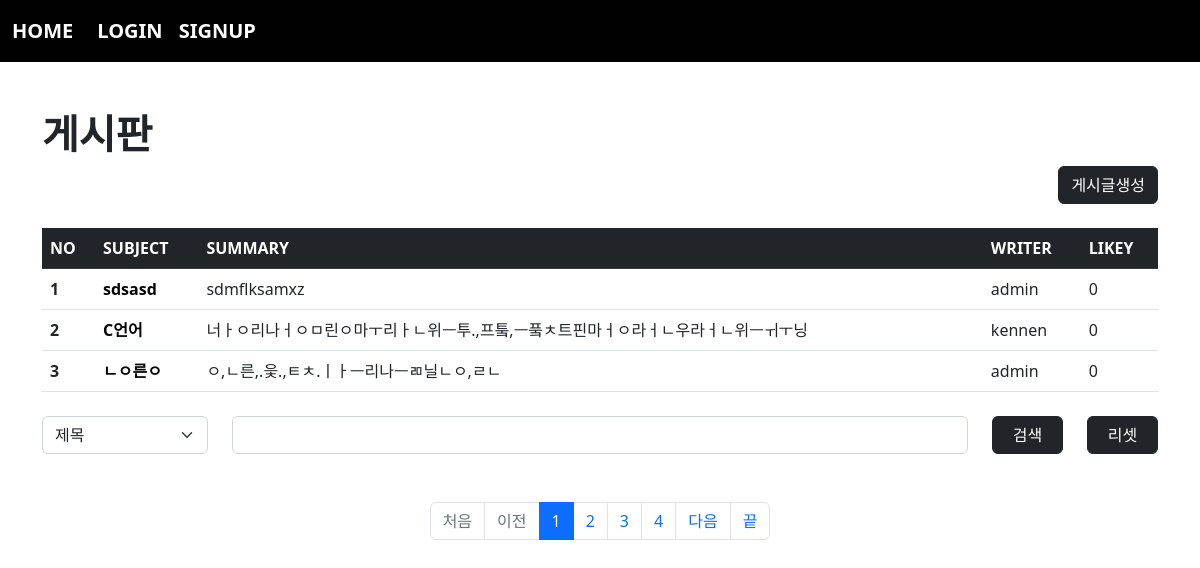
The app's page /board/index/ with its own data.
### board/models.py (models this page shows, shortened)
class Board(models.Model):
    subject = models.CharField(max_length=100)
    writer = models.ForeignKey(User, on_delete=models.CASCADE, related_name="writer")
    content = models.TextField()
    pubdate = models.DateTimeField()
    likey = models.ManyToManyField(User, blank=True, related_name="likey")

### acc/models.py (models this page shows, shortened)
class User(AbstractUser):
    pic = models.ImageField(upload_to="user/%y/%m")
    comment = models.TextField()
    point = models.IntegerField(default=0)

### board/views.py (the view)
# urls.py: path('index/', views.index, name="index"),
def index(request):
    cate = request.GET.get("cate", "")
    kw = request.GET.get("kw", "")
    pg = request.GET.get("page", 1)
    if kw:
        if cate == "sub":
            b = Board.objects.filter(subject__startswith=kw) # subject 가 kw 인 레코드들을 가져옴
        elif cate == "con":
            b = Board.objects.filter(content__contains=kw)
        elif cate == "wri":
            try: # 레코드에 존재하지 않는 키워드로 검색을 했을 시 오류 페이지가 뜨게 된다. 그 것을 방지하기 위해 try: except:해줘야한다.
                from acc.models import User  # 아까 7일차(CRUD)에선 CharField로 들어가 있었지만 지금은
                u = User.objects.get(username=kw) # ForeignKey로 들어가 있다. ForeignKey를 배우기 전
                b = Board.objects.filter(writer=u)# 이기도 했고 계정이 없는 게시판이었기 때문에 7일차(CRUD)에서는 CharField로 줬지만 지금은 ForeignKey이기 때문에 레코드 자체로 조사를 해야한다 문자열자체와 레코드들을 비교한다? 안된다. 그래서 User탐색을 먼저 진행해야 한다.(from~import~) 레코드 자체를 뽑아와야하니 u = User.objects.get(username=kw)와 b = Board.objects.filter(writer=u)로 검색한 키워드와 Board의 레코드를 연결시켜주어야 한다.
            except:
                b = Board.objects.none() # 아무것도 안들어가 있다를 표시해주는 것이다. 탐색했는데 없을 시 오류가 뜨기 때문에 넣어준 것이다. 이게 없다면 pag = Paginator(b, 3)에서 b에 탐색한게 없을 시 인자가 들어가질 않아 오류가 뜨게 되는 것이다.
    else:
        b = Board.objects.all()
    b = b.order_by('-pubdate') # 게시물 생성했을 때 새로 생성한 게시글이 내림차순으로 보이게해주는 것.
    pag = Paginator(b, 3)
    obj = pag.get_page(pg)
    context = {
        "bset" : obj,
        "cate" : cate,
        "kw" : kw
    }
    return render(request, "board/index.html", context)

### templates/board/index.html (shortened to what this page needs)
{% extends 'base.html' %}
{% block con %}
    {% load mathfilters %}
    <h1><b>게시판</b></h1>
    <div class="text-end">
        <a href="{% url 'board:create' %}" class="btn btn-dark">게시글생성</a>
    </div>
    <table class="table table-hover mt-4">
        <thead>
            <tr class="table-dark">
                <th scope="col">NO</th>
                <th scope="col">SUBJECT</th>
                <th scope="col">SUMMARY</th>
                <th scope="col">WRITER</th>
                <th scope="col">LIKEY</th>
            </tr>
        </thead>
        <tbody>
            {% for i in bset %}
                <tr>
                    <th scope="row">{{ bset.start_index|add:forloop.counter0 }}</th>
                    <td><a class="sub" href="{% url 'board:detail' i.id %}">{{ i.subject }}</a></td>
                    <td>{{ i.content|truncatewords:10 }}</td>
                    <td>{{ i.writer }}</td>
                    <td>0</td>
                </tr>
            {% endfor %}
        </tbody>
    </table>
    <form>
        <div class="row mt-4">
            <div class="col-sm-2">
                <select name="cate" class="form-select">
                    <option value="sub" {% if cate == "sub" %} selected {% endif %}>제목</option>
                </select>
            </div>
            <div class="col-sm-8">
                <input type="text" name="kw" value="{{kw}}" class="form-control">
            </div>
            <div class="col-sm-1">
                <button class="btn btn-dark" style="width: 100%;">검색</button>
            </div>
            <div class="col-sm-1">
                <a href="{% url 'board:index' %}" class="btn btn-dark" style="width: 100%;">리셋</a>
            </div>
        </div>
    </form>
    <nav aria-label="Page navigation example" class="mt-5">
        <ul class="pagination justify-content-center">
            {% if bset.has_previous %}
                <li class="page-item"><a class="page-link" href="{% url 'board:index' %}?page=1&cate={{cate}}&kw={{kw}}">처음</a></li>
                <li class="page-item"><a class="page-link" href="{% url 'board:index' %}?page={{ bset.previous_page_number }}&cate={{cate}}&kw={{kw}}">이전</a></li>
            {% else %}
                <li class="page-item"><a class="page-link disabled">처음</a></li>
                <li class="page-item"><a class="page-link disabled">이전</a></li>
            {% endif %}
            {% for i in bset.paginator.page_range %}
                {% if i >= bset.number|sub:4 and bset.number|add:5 >= i %}
                    <li class="page-item {% if bset.number == i %}active{% endif %}"><a class="page-link" href="{% url 'board:index' %}?page={{i}}&cate={{cate}}&kw={{kw}}">{{i}}</a></li>
                {% endif %}
            {% endfor %}
            {% if bset.has_next %}
                <li class="page-item"><a class="page-link" href="{% url 'board:index' %}?page={{ bset.next_page_number }}&cate={{cate}}&kw={{kw}}">다음</a></li>
                <li class="page-item"><a class="page-link" href="{% url 'board:index' %}?page={{ bset.paginator.num_pages }}&cate={{cate}}&kw={{kw}}">끝</a></li>
            {% else %}
                <li class="page-item"><a class="page-link disabled">다음</a></li>
                <li class="page-item"><a class="page-link disabled">끝</a></li>
            {% endif %}
        </ul>
    </nav>
{% endblock %}

### templates/board/index.html (style rules this page uses)
.sub { text-decoration: none; color:black; font-weight: bold; }

### records on screen
Board: start_index|add "1", subject "sdsasd", content "sdmflksamxz", writer "admin"
Board: start_index|add "2", subject "C언어", content "너ㅏㅇ리나ㅓㅇㅁ린ㅇ마ㅜ리ㅏㄴ위ㅡ투.,프퉄,ㅡ풐ㅊ트핀마ㅓㅇ라ㅓㄴ우라ㅓㄴ위ㅡㅟㅜ닝", writer "kennen"
Board: start_index|add "3", subject "ㄴㅇ른ㅇ", content "ㅇ,ㄴ른,.읓.,ㅌㅊ.ㅣㅏㅡ리나ㅡㄻ닐ㄴㅇ,ㄹㄴ", writer "admin"

### other values on screen
{{ i }} "1" "2" "3" "4"
